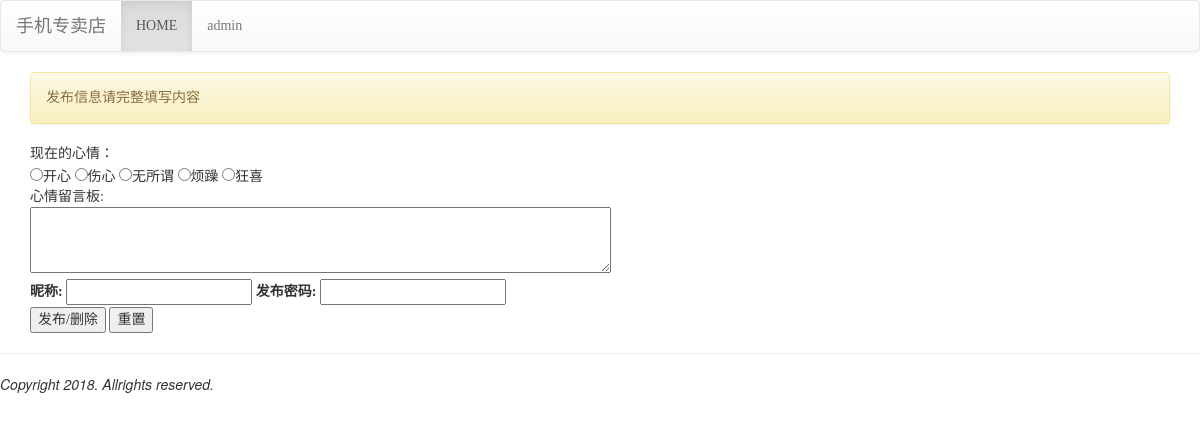
Screenshot of /fpost/ with the database file from the repository.
### mainsite/models.py (models this page shows, shortened)
class Mood(models.Model):
    status=models.CharField('状态',max_length=10,null=False)

### mainsite/views.py (the view)
# urls.py: url(r'^fpost/$',views.fposting),
def fposting(request):
    template=get_template('fposting.html')
    moods=models.Mood.objects.all()
    message='发布信息请完整填写内容'
    html=template.render(context=locals(),request=request)
    return HttpResponse(html)

### templates/fposting.html (shortened to what this page needs)
<!DOCTYPE html>
{% extends 'pbase.html' %}
{% block content %}
<div class="container">
    {% if message %}
        <div class="alert alert-warning">{{message}}</div>
    {% endif %}
    <form name="myform" action="." method="post">
        现在的心情：<br/>
        {% for m in moods %}
            <input type="radio" name="mood" value="{{ m.status }}">{{ m.status }}
        {% endfor %}
        <br/>
        心情留言板:<br/>
        <textarea name="user_post" rows="3" cols="70"></textarea><br/>
        <label for="user_id">昵称:</label>
        <input id="user_id" type="text" name="user_id">
        <label for="user_pass">发布密码:</label>
        <input id="user_pass" type="password" name="user_pass"><br/>
        <input type="submit" value="发布/删除">
        <input type="reset" value="重置">
    </form>
</div>
{% endblock %}

### templates/pbase.html (style rules this page uses)
h1,h2,h3,h4,h5,p,div { font-family:微软雅黑; }

### rows the page displays
Mood: status "开心"
Mood: status "伤心"
Mood: status "无所谓"
Mood: status "烦躁"
Mood: status "狂喜"

### other values shown
{{ message }} "发布信息请完整填写内容"
